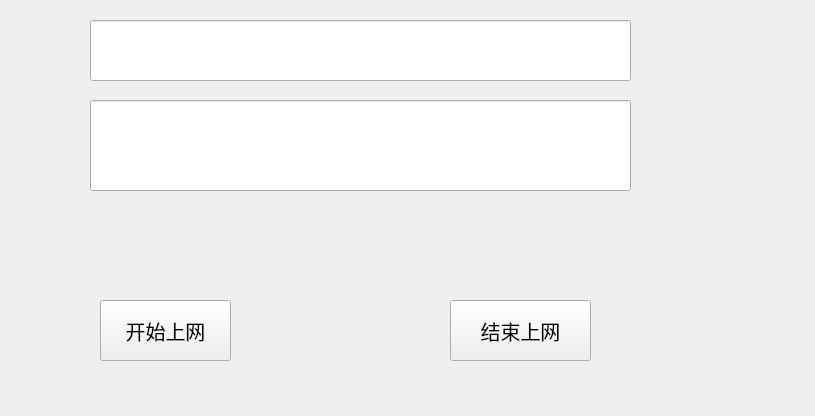
<?xml version="1.0" encoding="UTF-8"?>
<ui version="4.0">
 <class>Widget</class>
 <widget class="QWidget" name="Widget">
  <property name="geometry">
   <rect>
    <x>0</x>
    <y>0</y>
    <width>815</width>
    <height>416</height>
   </rect>
  </property>
  <property name="windowTitle">
   <string>Widget</string>
  </property>
  <widget class="QLineEdit" name="lineEdit">
   <property name="geometry">
    <rect>
     <x>90</x>
     <y>100</y>
     <width>541</width>
     <height>91</height>
    </rect>
   </property>
   <property name="font">
    <font>
     <pointsize>12</pointsize>
    </font>
   </property>
   <property name="focusPolicy">
    <enum>Qt::NoFocus</enum>
   </property>
  </widget>
  <widget class="QPushButton" name="pushButton">
   <property name="geometry">
    <rect>
     <x>100</x>
     <y>300</y>
     <width>131</width>
     <height>61</height>
    </rect>
   </property>
   <property name="font">
    <font>
     <pointsize>15</pointsize>
    </font>
   </property>
   <property name="text">
    <string>开始上网</string>
   </property>
  </widget>
  <widget class="QPushButton" name="pushButton_2">
   <property name="geometry">
    <rect>
     <x>450</x>
     <y>300</y>
     <width>141</width>
     <height>61</height>
    </rect>
   </property>
   <property name="font">
    <font>
     <pointsize>15</pointsize>
    </font>
   </property>
   <property name="text">
    <string>结束上网</string>
   </property>
  </widget>
  <widget class="QLineEdit" name="lineEdit_2">
   <property name="geometry">
    <rect>
     <x>90</x>
     <y>20</y>
     <width>541</width>
     <height>61</height>
    </rect>
   </property>
   <property name="font">
    <font>
     <pointsize>12</pointsize>
    </font>
   </property>
   <property name="focusPolicy">
    <enum>Qt::NoFocus</enum>
   </property>
   <property name="toolTipDuration">
    <number>-1</number>
   </property>
   <property name="readOnly">
    <bool>true</bool>
   </property>
  </widget>
 </widget>
 <layoutdefault spacing="6" margin="11"/>
 <resources/>
 <connections/>
</ui>
